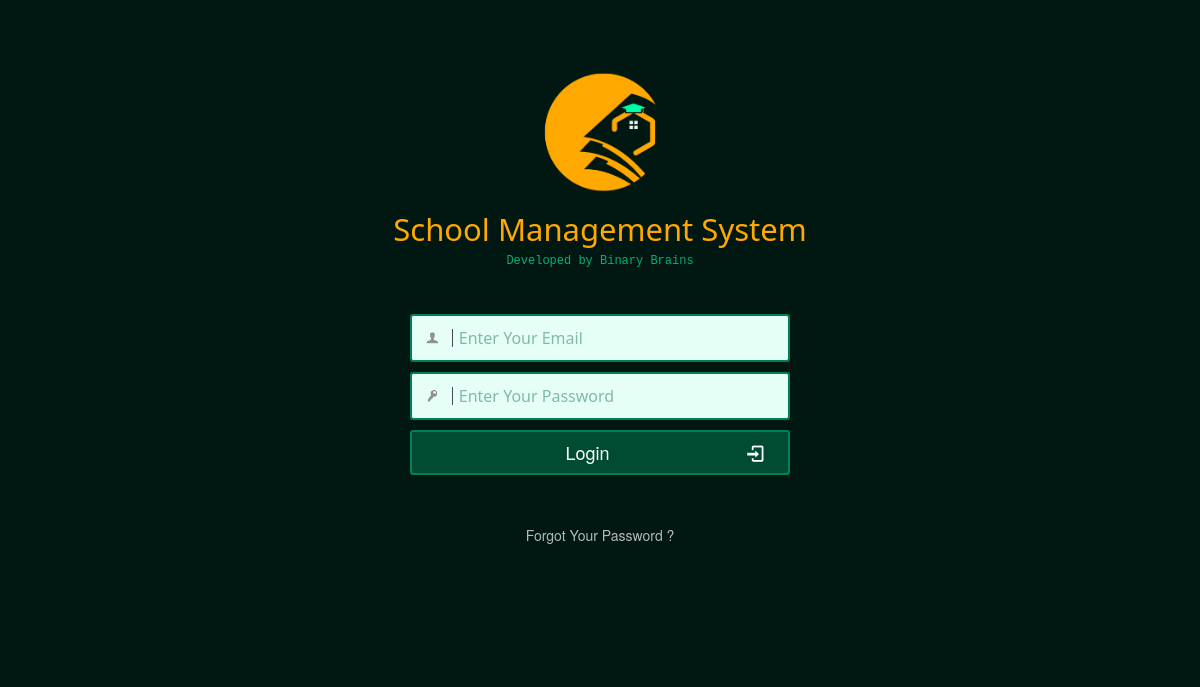
/, run on an earlier commit of the app's database.
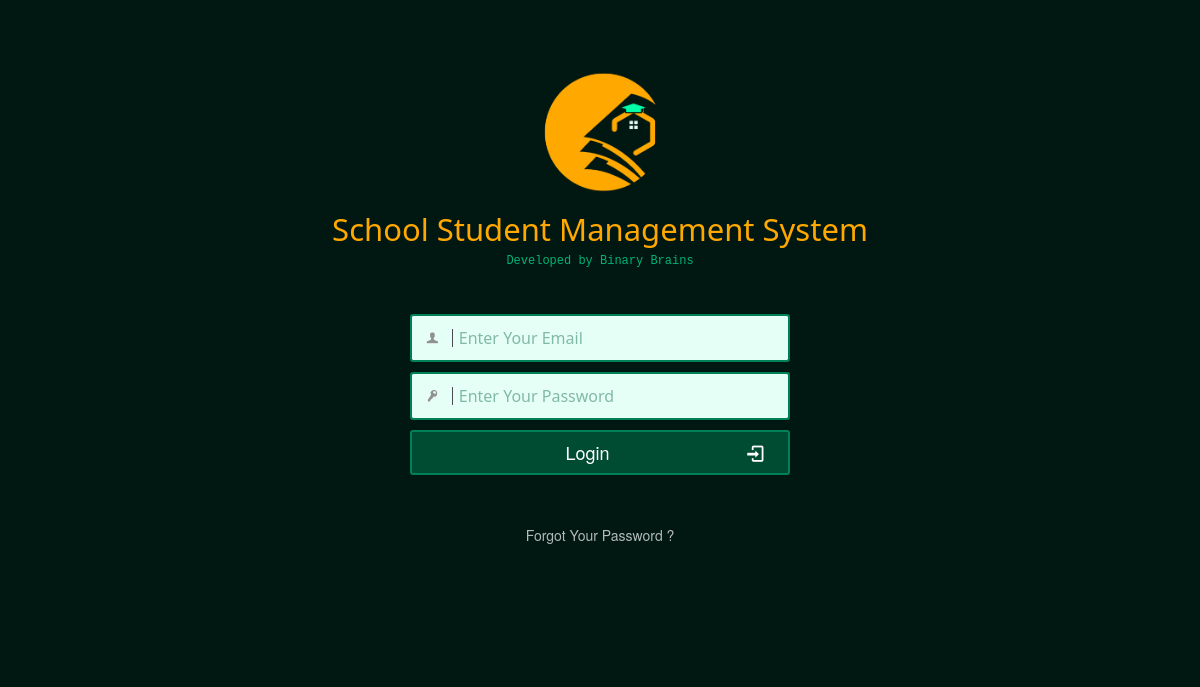
And on a later commit of the database.
### tables this page shows
CREATE TABLE `settings` (
  `settings_id` int(11) NOT NULL,
  `type` longtext NOT NULL,
  `description` longtext NOT NULL
);

### application/controllers/Login.php (called while the page is built, shortened)
<?php
class Login extends CI_Controller {
    function __construct() {
        $this->load->model('crud_model');
        $this->load->database();
        $this->load->library('session');
    }
    public function index() {
        $this->load->view('backend/login');
    }
}

### index.php (called while the page is built, shortened)
<?php
require_once BASEPATH.'core/CodeIgniter.php';

### application/views/backend/login.php (the view, shortened to what this page needs)
<!DOCTYPE html>
<html lang="en">
<head>
	<?php
	$system_name	=	$this->db->get_where('settings', array('type' => 'system_name'))->row()->description;
	?>
	<link rel="stylesheet" href="assets/js/jquery-ui/css/no-theme/jquery-ui-1.10.3.custom.min.css">
	<link rel="stylesheet" href="assets/css/font-icons/entypo/css/entypo.css">
	<link rel="stylesheet" href="assets/css/bootstrap.css">
	<link rel="stylesheet" href="assets/css/neon-core.css">
	<link rel="stylesheet" href="assets/css/neon-theme.css">
	<link rel="stylesheet" href="assets/css/neon-forms.css">
	<link rel="stylesheet" href="assets/css/custom.css">
</head>
<body class="page-body login-page login-form-fall" data-url="http://neon.dev">
	<div class="login-container">
		<div class="login-header login-caret">
			<div class="login-content" style="width:100%; height: fit-content;">
				<A href="<?php echo base_url(); ?>" class="logo">
					<img src="uploads/logo.png" height="120" alt="" />
				</A>
				<p class="description">
				<h1 style="color:#ffa800; font-family: system-ui;">
					<?php echo $system_name; ?>
				</h1>
				<h5 style="color:#00b376; font-family: monospace; margin-bottom: 24px;">
					Developed by Binary Brains
				</h5>
				</p>
				<div class="login-form">
					<div class="login-content">
						<form method="post" role="form" id="form_login">
							<div class="form-group">
								<div class="input-group">
									<div class="input-group-addon">
										<i class="entypo-user"></i>
									</div>
									<input type="text" class="form-control" name="email" id="email" placeholder="Enter Your Email" autocomplete="off" data-mask="email" />
								</div>
							</div>
							<div class="form-group">
								<div class="input-group">
									<div class="input-group-addon">
										<i class="entypo-key"></i>
									</div>
									<input type="password" class="form-control" name="password" id="password" placeholder="Enter Your Password" autocomplete="off" />
								</div>
							</div>
							<div class="form-group">
								<button type="submit" class="btn btn-success btn-block btn-login">
									Login
									<i class="entypo-login"></i>
								</button>
							</div>
						</form>
						<div class="login-bottom-links">
							<A href="<?php echo base_url(); ?>index.php?login/forgot_password" class="link">
								Forgot Your Password ?
							</A>
						</div>
					</div>
				</div>
			</div>
</body>
</html>

What changed in the data, as far as the page shows it:
changed settings: description "School Management System" → "School Student Management System"
